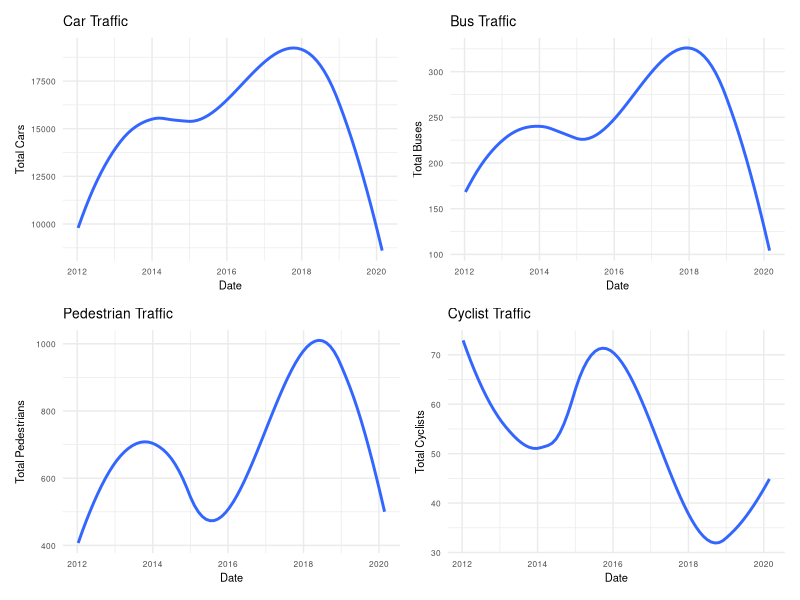
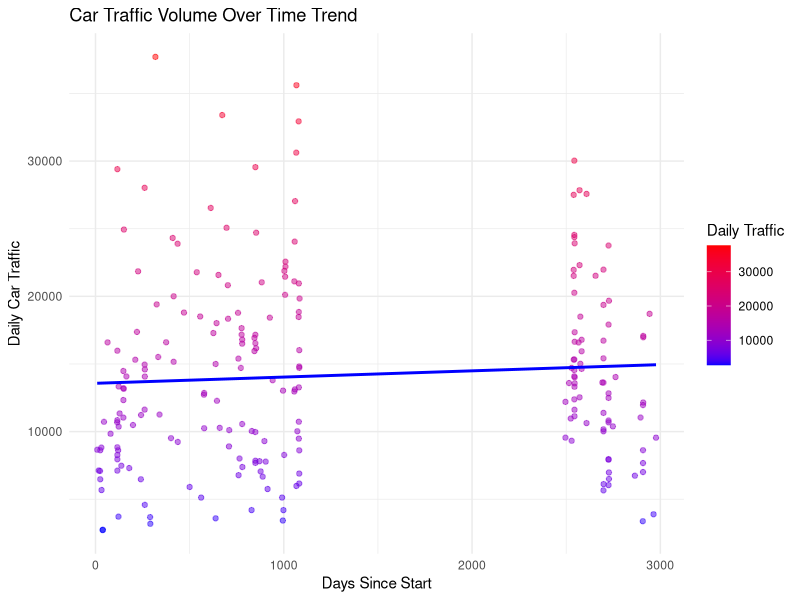
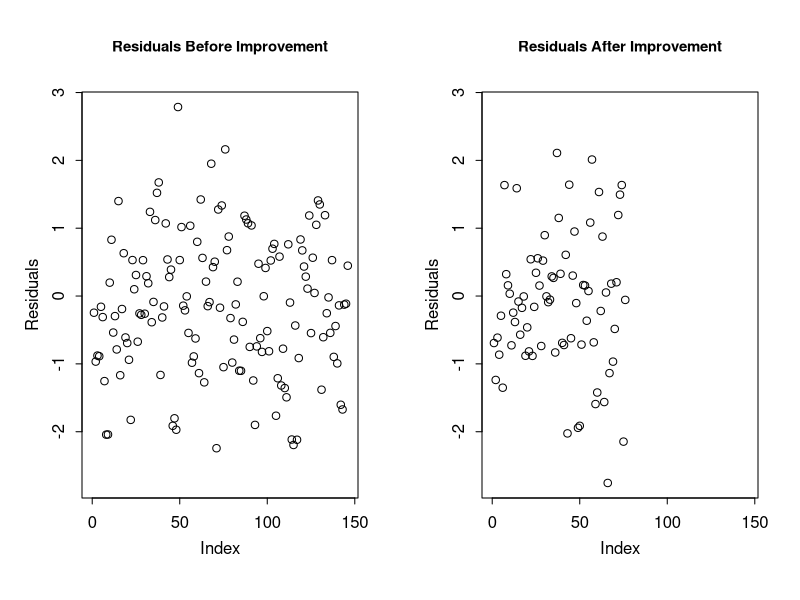

Source code (R) for these figures, in order:
## ---- chunk 1
#| include: false
#| warning: false
#| message: false

library(dplyr)
library(ggplot2)
library(tidyr)
library(readr)
library(here)
library(knitr)
library(kableExtra)
library(stringr)
library(broom)
library(MASS) 
library(car)
library(patchwork)
## ---- chunk 2

#Import cleaned data 
analysis_data <- read_csv(here("data", "analysis_data", "cleaned-data.csv"))

## ---- chunk 3
#| label: tbl-trafficstats
#| tbl-cap: Summary statistics of Daily Traffic Volume by mode of transportation. This table displays the mean and median counts of cars, buses, pedestrians, and bicycles

# Generate summary statistics for traffic data
summary_stats <- summarise(analysis_data,
  Mean_Cars = mean(daily_cars, na.rm = TRUE),
  Median_Cars = median(daily_cars, na.rm = TRUE),
  Mean_Buses = mean(daily_bus, na.rm = TRUE),
  Median_Buses = median(daily_bus, na.rm = TRUE),
  Mean_Pedestrians = mean(daily_peds, na.rm = TRUE),
  Median_Pedestrians = median(daily_peds, na.rm = TRUE),
  Mean_Bicycles = mean(daily_bike, na.rm = TRUE),
  Median_Bicycles = median(daily_bike, na.rm = TRUE)
)

# Create a data frame for the kable function
summary_stats_df <- data.frame(
  Transport_Mode = c("Daily Car Traffic", "Daily Bus Traffic", "Daily Pedestrian Traffic", "Daily Bicycle Traffic"),
  Mean = c(summary_stats$Mean_Cars, summary_stats$Mean_Buses, summary_stats$Mean_Pedestrians, summary_stats$Mean_Bicycles),
  Median = c(summary_stats$Median_Cars, summary_stats$Median_Buses, summary_stats$Median_Pedestrians, summary_stats$Median_Bicycles)
)

# Display summary statistics
kable(summary_stats_df, format = "html", 
      col.names = c("Transport Mode", "Mean", "Median"),
      caption = "Summary statistics table for daily traffic volume",
      table.attr = 'style="width:100%;"') 
## ---- chunk 4
#| label: fig-trafficplots
#| fig-cap: Traffic Trends by Mode along the 508 Lakeshore Route from December 2011 to December 2014 and November 2018 to February 2020.
#| echo: FALSE
#| warning: FALSE
#| message: FALSE

# Base theme for all plots 
base_theme <- theme_minimal() +
  theme(plot.title = element_text(size = 10), 
        axis.title = element_text(size = 8), 
        axis.text = element_text(size = 6))

# Car Traffic Plot
line_graph_car <- analysis_data %>%
  ggplot(aes(x = count_date, y = daily_cars)) +
  geom_smooth(se = FALSE) +  
  labs(title = "Car Traffic",
       x = "Date",
       y = "Total Cars") +
  base_theme

# Bus Traffic Plot
line_graph_buses <- analysis_data %>%
  ggplot(aes(x = count_date, y = daily_bus)) +
  geom_smooth(se = FALSE) +
  labs(title = "Bus Traffic",
       x = "Date",
       y = "Total Buses") +
  base_theme

# Pedestrian Traffic Plot
line_graph_pedestrians <- analysis_data %>%
  ggplot(aes(x = count_date, y = daily_peds)) +
  geom_smooth(se = FALSE) +
  labs(title = "Pedestrian Traffic",
       x = "Date",
       y = "Total Pedestrians") +
  base_theme

# Cyclist Traffic Plot
line_graph_cyclists <- analysis_data %>%
  ggplot(aes(x = count_date, y = daily_bike)) +
  geom_smooth(se = FALSE) +
  labs(title = "Cyclist Traffic",
       x = "Date",
       y = "Total Cyclists") +
  base_theme

# Combine plots 
combined_plots <- (line_graph_car | line_graph_buses) / 
                  (line_graph_pedestrians | line_graph_cyclists) & 
                  plot_layout(guides = 'collect') 

combined_plots

## ---- chunk 5
#| label: fig-cartimegraph
#| fig-cap: Daily Car Traffic Over Time. This graph displays the general trend in number of cars from the beginning of data collection period.
#| echo: FALSE
#| warning: FALSE
#| message: FALSE

# Visualizing car traffic with respect to the time trend
time_trend_graph_car <- analysis_data %>%
  ggplot(aes(x = time_trend, y = daily_cars)) +
  geom_point(aes(color = daily_cars), alpha = 0.5) + 
  geom_smooth(method = "lm", se = FALSE, color = "blue") +  
  scale_color_gradient(low = "blue", high = "red") +
  labs(title = "Car Traffic Volume Over Time Trend",
       x = "Days Since Start",
       y = "Daily Car Traffic",
       color = "Daily Traffic") +
  theme_minimal()

# Display car traffic plot with time trend
time_trend_graph_car

## ---- chunk 6
#| label: fig-residualsmodel
#| fig-cap: Residuals of the negative binomial regression model before and after the transit improvement. This plot helps to visualize if there are any patterns or systematic deviations unexplained by the model.
#| echo: FALSE
#| warning: FALSE
#| message: FALSE

# Scaling predictor variables for analysis
analysis_data <- analysis_data %>%
  mutate(
    daily_bus = scale(daily_bus),
    daily_peds = scale(daily_peds),
    daily_bike = scale(daily_bike)
  )


# Splitting the dataset into before and after a specific date for comparison
start_before <- as.Date("2011-12-31")
end_before <- as.Date("2014-12-31")
start_after <- as.Date("2018-11-01")
end_after <- as.Date("2020-02-29")

before_improvement <- subset(analysis_data, count_date >= start_before & count_date <= end_before)
after_improvement <- subset(analysis_data, count_date >= start_after & count_date <= end_after)

### Model data ####

# Building negative binomial regression models for before and after improvement
model_before <- glm.nb(daily_cars ~ daily_bus + daily_peds + daily_bike + time_trend, data = before_improvement)

model_after <- glm.nb(daily_cars ~ daily_bus + daily_peds + daily_bike + time_trend, data = after_improvement)

# Visualizing residuals to identify patterns


# Adjust overall plot margins (bottom, left, top, right) and spacing for multi-figure plots
par(mfrow = c(1, 2), mar = c(5, 4, 4.5, 2) + 0.1, mgp = c(2, 0.7, 0), tcl = -0.3, cex.main = 0.9)


# Visualizing residuals for the 'before improvement' model
plot(residuals(model_before), 
     type = "p", 
     main = "Residuals Before Improvement", 
     xlab = "Index", 
     ylab = "Residuals", 
     xlim = c(0, max(length(residuals(model_before)), length(residuals(model_after)))),
     ylim = range(c(residuals(model_before), residuals(model_after))))

# Visualizing residuals for the 'after improvement' model
plot(residuals(model_after), 
     type = "p", 
     main = "Residuals After Improvement", 
     xlab = "Index", 
     ylab = "Residuals", 
     xlim = c(0, max(length(residuals(model_before)), length(residuals(model_after)))),
     ylim = range(c(residuals(model_before), residuals(model_after))))

## ---- chunk 7
#| label: tbl-modelbeforesummaries
#| tbl-cap: "Model Summary of Traffic Patterns Before Improvement on the 508 Lakeshore Route"
#| echo: FALSE
#| warning: FALSE
#| message: FALSE

# Read and prepare data
analysis_data$count_date <- as.Date(analysis_data$count_date)

# Scaling predictor variables for analysis
analysis_data <- analysis_data %>%
  mutate(
    daily_bus = scale(daily_bus, center = TRUE, scale = TRUE),
    daily_peds = scale(daily_peds, center = TRUE, scale = TRUE),
    daily_bike = scale(daily_bike, center = TRUE, scale = TRUE)
  )

# Splitting the dataset into before and after a specific date for comparison
start_before <- as.Date("2011-12-31")
end_before <- as.Date("2014-12-31")
start_after <- as.Date("2018-11-01")
end_after <- as.Date("2020-02-29")

before_improvement <- subset(analysis_data, count_date >= start_before & count_date <= end_before)
after_improvement <- subset(analysis_data, count_date >= start_after & count_date <= end_after)

analysis_data <- analysis_data %>%
  mutate(time_trend = as.numeric(count_date - min(count_date, na.rm = TRUE)))

# Building negative binomial regression models for before and after improvement
model_before <- glm.nb(daily_cars ~ daily_bus + daily_peds + daily_bike + time_trend, data = before_improvement)

# Tidying the model summaries 
tidy_model_before <- broom::tidy(model_before)

# Model before improvement table
kable(tidy_model_before, format = "latex", booktabs = TRUE) %>%
  kable_styling(bootstrap_options = c("striped", "hover"), full_width = FALSE) %>%
  column_spec(1, bold = TRUE, width = "3cm") %>%
  column_spec(2, color = "blue", width = "3cm") %>%
  column_spec(3, width = "3cm") %>%
  column_spec(4, width = "3cm") %>%
  column_spec(5, width = "3cm")

## ---- chunk 8
#| label: tbl-modelaftersummaries
#| tbl-cap: "Model Summary of Traffic Patterns After Improvement on the 508 Lakeshore Route"
#| echo: FALSE
#| warning: FALSE
#| message: FALSE

# Read and prepare data
analysis_data$count_date <- as.Date(analysis_data$count_date)

# Scaling predictor variables for analysis
analysis_data <- analysis_data %>%
  mutate(
    daily_bus = scale(daily_bus, center = TRUE, scale = TRUE),
    daily_peds = scale(daily_peds, center = TRUE, scale = TRUE),
    daily_bike = scale(daily_bike, center = TRUE, scale = TRUE)
  )

# Splitting the dataset into before and after a specific date for comparison
start_before <- as.Date("2011-12-31")
end_before <- as.Date("2014-12-31")
start_after <- as.Date("2018-11-01")
end_after <- as.Date("2020-02-29")

before_improvement <- subset(analysis_data, count_date >= start_before & count_date <= end_before)
after_improvement <- subset(analysis_data, count_date >= start_after & count_date <= end_after)

analysis_data <- analysis_data %>%
  mutate(time_trend = as.numeric(count_date - min(count_date, na.rm = TRUE)))

# Building negative binomial regression models for before and after improvement
model_after <- glm.nb(daily_cars ~ daily_bus + daily_peds + daily_bike + time_trend, data = after_improvement)

# Tidying the model summaries 
tidy_model_after <- broom::tidy(model_after)

# Model after improvement table
kable(tidy_model_after, format = "latex", booktabs = TRUE) %>%
  kable_styling(bootstrap_options = c("striped", "hover"), full_width = FALSE) %>%
  column_spec(1, bold = TRUE, width = "3cm") %>%
  column_spec(2, color = "blue", width = "3cm") %>%
  column_spec(3, width = "3cm") %>%
  column_spec(4, width = "3cm") %>%
  column_spec(5, width = "3cm")
